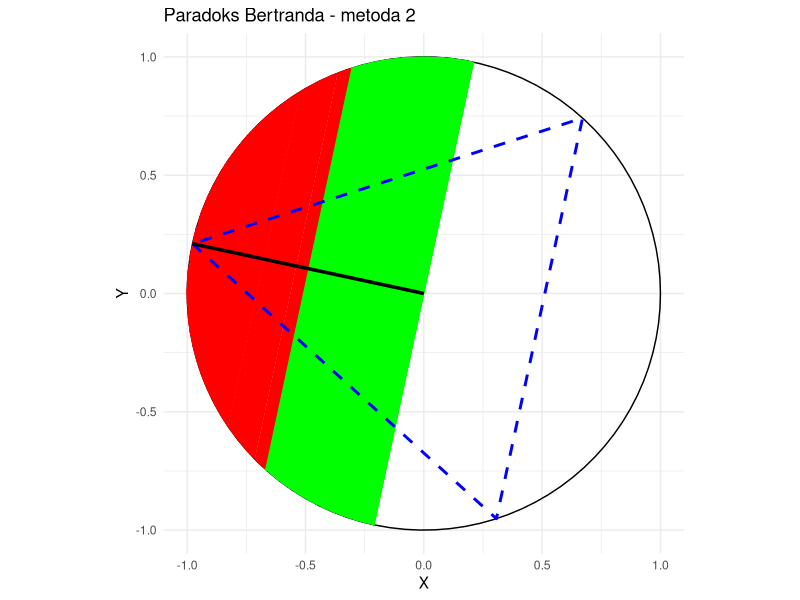

Generate this figure with R:
library(ggplot2)
set.seed(8)

# Parametry 
r <- 1  # Promień okręgu
n_chords <- 1000  # Liczba losowanych cięciw
a <- sqrt(3)  # Długość boku trójkąta równobocznego wpisanego w okrąg

# Ustalanie punktu początkowego P na obwodzie
alpha <- 2 * pi * runif(1)
x0 <- r * cos(alpha)
y0 <- r * sin(alpha)

triangle_alpha <- c(alpha, alpha + 2 * pi / 3, alpha - 2 * pi / 3)  # Uwzględnienie właściwej rotacji wierzchołków

triangle_points <- data.frame(
  x = r * cos(triangle_alpha),  # Pozycje x wierzchołków
  y = r * sin(triangle_alpha)   # Pozycje y wierzchołków
)

# Zamknięcie trójkąta (powrót do pierwszego wierzchołka)
triangle_points <- rbind(triangle_points, triangle_points[1, ])

beta <- abs(alpha - pi/2)

x_mid <- x0/2
y_mid <- y0/2
dist_mid <- sqrt((x_mid)^2 + (y_mid)^2)

chords <- data.frame(x_start = numeric(), y_start = numeric(),
                     x_end = numeric(), y_end = numeric(), chord_color = character())

count_longer <- 0

for (i in 1:n_chords) {
  m <- r * runif(1)
  x <- m * cos(alpha)
  y <- m * sin(alpha)
  dist <- sqrt((x)^2 + (y)^2)
  
  chord_length = sqrt(r^2 - dist^2)
  x1 <- x + chord_length * cos(beta)
  y1 <- y + chord_length * sin(beta)
  x2 <- x - chord_length * cos(beta)
  y2 <- y - chord_length * sin(beta)
  # Sprawdzenie długości cięciwy
  if (dist_mid < dist) {
    chord_color <- "red"
  }
  else {
    chord_color <- "green"
    count_longer <- count_longer + 1
  }
  chords <- rbind(chords, data.frame(x_start = x1, y_start = y1, 
                                     x_end = x2, y_end = y2, chord_color = chord_color))
}

circle_points <- data.frame(
  x = r * cos(seq(0, 2 * pi, length.out = 100)),
  y = r * sin(seq(0, 2 * pi, length.out = 100))
)

radius <- data.frame(
  x_start = 0,
  y_start = 0,
  x_end = r * cos(alpha),
  y_end = r * sin(alpha)
)

ggplot() +
  geom_path(data = circle_points, aes(x = x, y = y), color = "black") +  # Okrąg
  geom_segment(data = chords, aes(x = x_start, y = y_start, xend = x_end, yend = y_end, color = chord_color), size = 0.5) +  # Cięciwy
  geom_polygon(data = triangle_points, aes(x = x, y = y), fill = NA, color = "blue", linetype = "dashed", size = 1) +  # Trójkąt
  scale_color_manual(values = c("green" = "green", "red" = "red")) +
  geom_segment(data = radius, aes(x = x_start, y = y_start, xend = x_end, yend = y_end), color = "black", size = 1.2) +
  theme_minimal() +
  coord_equal() +
  labs(title = "Paradoks Bertranda - metoda 2", x = "X", y = "Y") +
  theme(legend.position = "none")

p2 <- count_longer / n_chords
cat(sprintf("Prawdopodobieństwo: %.3f\n", p2))

